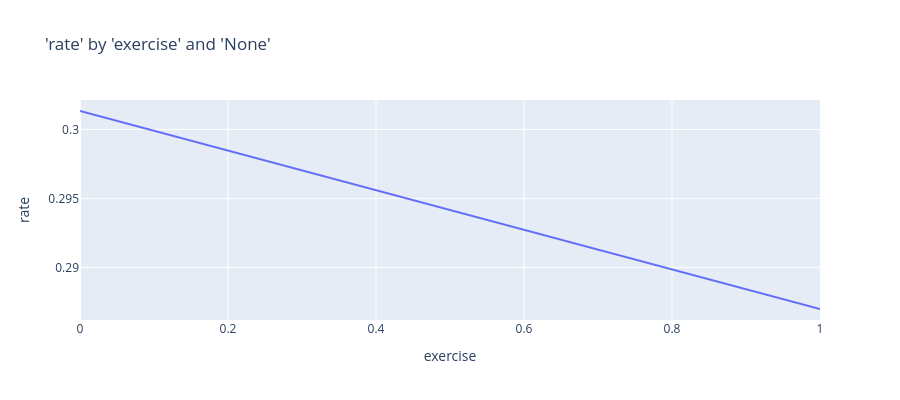

The code cell stored with this chart in its notebook:
### Markdown cell above
### Chart

### Code cell
charters.chart(
    df=pdp_data,
    x_axis="exercise",
    y_axis="rate",
)

### Figure 1 — Plotly figure (JSON) as saved in the notebook; plotly's stock layout.template omitted (floating-point values rounded to 4 significant figures)
{"data": [{"hovertemplate": "exercise=%{x}<br>rate=%{y}<extra></extra>", "legendgroup": "", "line": {"color": "#636efa", "dash": "solid"}, "marker": {"symbol": "circle"}, "mode": "lines", "name": "", "orientation": "v", "showlegend": false, "type": "scatter", "x": [0, 1], "xaxis": "x", "y": [0.3013, 0.287], "yaxis": "y"}], "layout": {"height": 400, "legend": {"tracegroupgap": 0}, "title": {"text": "'rate' by 'exercise' and 'None'"}, "xaxis": {"anchor": "y", "domain": [0, 1], "title": {"text": "exercise"}}, "yaxis": {"anchor": "x", "domain": [0, 1], "title": {"text": "rate"}, "type": "-"}}}
